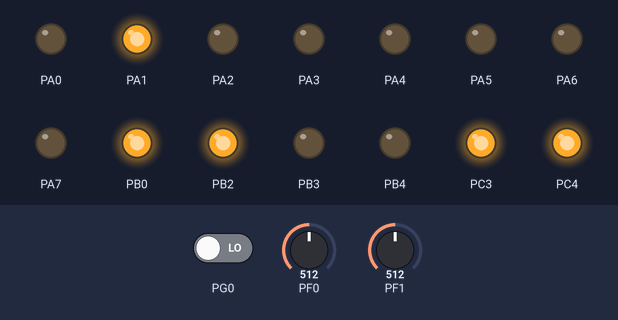
This program was run on a simulated ATmega128, built with avr-gcc and emulated at 16 MHz. Parts: output pins drawn as LEDs (lit = HIGH). Dashed ring = blinking. The inputs (shaded band) are chosen by the test bench; at power-on: PF0 = 512, PG0 LOW, PF1 = 512.

Above: at 1.2 s.
1.3 s: PF0 set to 0
At 2.03 s:
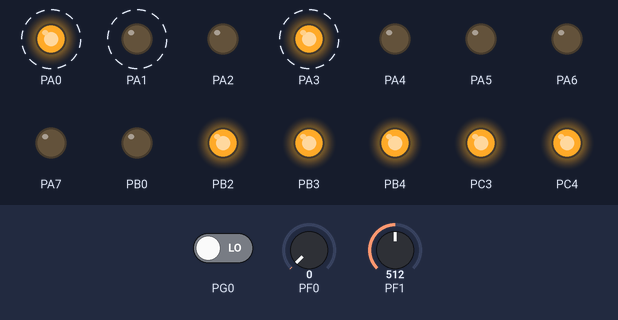
4.3 s: PG0 driven HIGH
At 4.96 s:
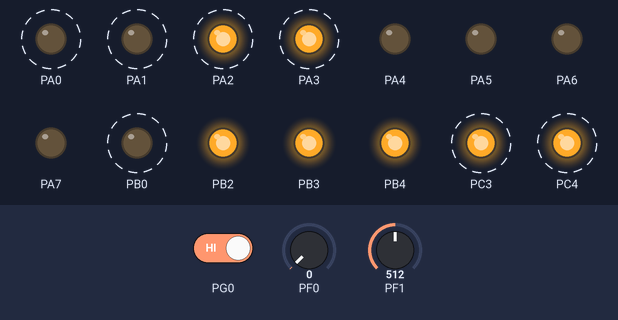
7.3 s: PF1 set to 491
At 7.95 s:
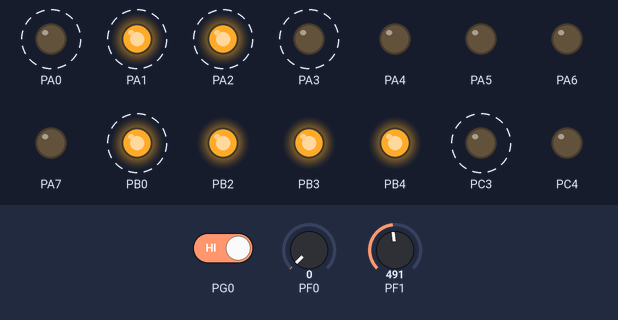
10.3 s: PF1 set to 532
At 11.22 s:
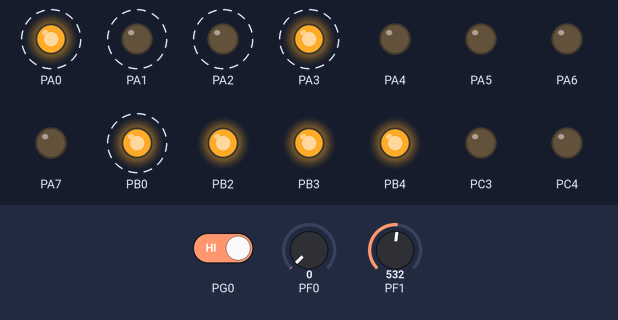
13.3 s: PF0 set to 306
At 13.69 s:
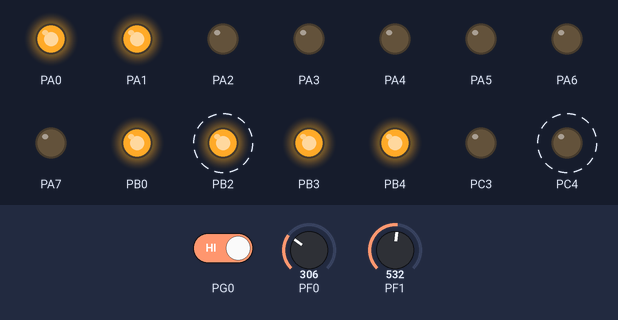
16.3 s: PF1 set to 512
At 17.87 s:
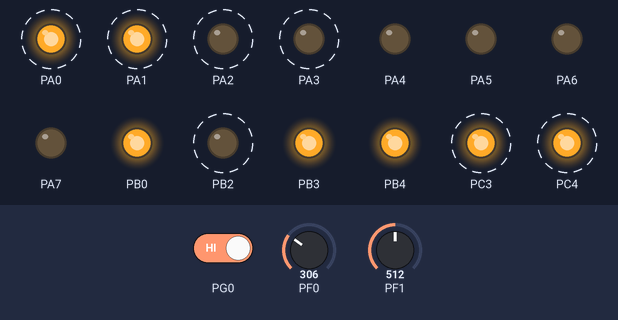
Timing chart, 0 to 20.3 s (numbered marks = the images above; inputs shaded):
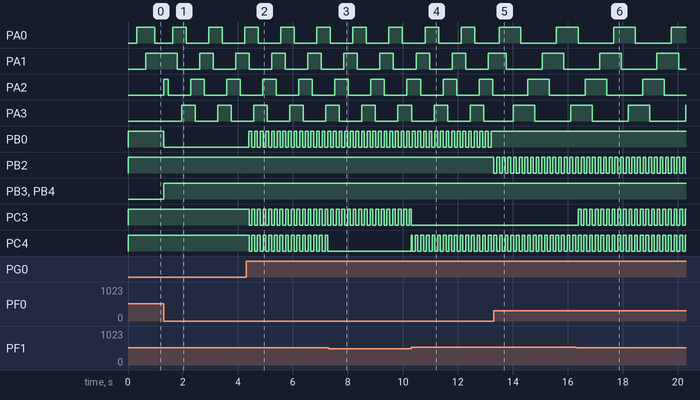

Measured:
- the behaviour switches between 502 and 501 on PF1 (found by bisection; images 2 and 3)
- after the input at 1.3 s, PB0: HIGH → LOW at once; PB3, PB4: LOW → HIGH at once
- after the input at 4.3 s, PB0, PC3, PC4: alternates HIGH for 0.10 s and LOW for 0.10 s, starting after 0.10 s
- after the input at 7.3 s, PC4: stops changing and stays LOW
- after the input at 10.3 s, PC4: LOW → HIGH at once, then repeats every 0.20 s: LOW 0.10 s, HIGH 0.10 s
- after the input at 13.3 s, PB0: stops changing and stays HIGH; PB2: alternates HIGH for 0.10 s and LOW for 0.10 s, starting at once
- after the input at 16.3 s, PC3: alternates HIGH for 0.10 s and LOW for 0.10 s, starting after 0.08 s
- by itself, PA0–3: alternates HIGH for 0.78 s and LOW for 1.3 s

The program:

main.c
```c
/*
 * JOYSTICK.c
 *
 * Created: 6/14/2023 6:28:42 PM
 * Author : 6gioc
 */

#define F_CPU 16000000
#include <avr/io.h>
#include <avr/interrupt.h>
#include <math.h>
#include <util/delay.h>

#define X 0
#define Y 1

void setup_(void);
void update_(void);

unsigned char _ADCPIN_selector=0;
unsigned int _x=0;
unsigned int _y=0;
unsigned char _x_default=0-(256/2);
unsigned char _y_default=0-(256/2);
unsigned char _timer0_timer=0;
unsigned char _timer2_timer=0;
unsigned char _porta_output=0;
unsigned char _motor_drive[]={0x01,0x03,0x02,0x06,0x04,0x0c,0x08,0x09};
unsigned char _timer0_motor_count=0;
unsigned char _timer2_motor_count=0;
unsigned char _fire=1;
unsigned char _triggered=1;

int main(void)
{
	setup_();
    /* Replace with your application code */
    while (1)
    {
		update_();
    }
}

void setup_(void){
	DDRA=0xff;
	DDRB=0xff;
	DDRC=0xff;
	DDRF=0x00;
	DDRG=0b111110;
	PORTG=0xfe;

	TCCR0=7;
	TCNT0=_x_default;
	TCCR2=3;
	TCNT2=0;
	TIMSK=(1<<TOIE0)|(1<<TOIE2);

	sei();
}
void update_(void){

	_ADCPIN_selector=!_ADCPIN_selector;

	if(_ADCPIN_selector==X){
		ADMUX=0x00;
	}
	else{
		ADMUX=0x01;
	}
	ADCSRA=0b11001111;
	while(ADCSRA&0b00010000==0);
	_delay_ms(1);

	if(PING&1==1){
		_triggered=1;
	}
	else{
		_triggered=0;
	}

	if(_triggered==1){
		TCCR2=3;
	}
	else{
		_fire=1;
		TCCR2=0;
	}


}

ISR(ADC_vect){
	switch(_ADCPIN_selector){
		case X:
		_x = ADCW;
		if(_x<= 522&& _x>=502){
			PORTB=~((_fire<<4)|(_fire<<3));
		}
		else{
			PORTB=~(_fire<<(_x/128));
		}
		_x_default=abs(_x/4-128);
		break;
		case Y:
		_y=ADCW;
		if(_y<=522&&_y>=502){
			PORTC=((_fire<<4)|(_fire<<3));
		}
		else{
			PORTC=(_fire<<(_y/128));
		}
		_y_default=abs(_y/4-128);
		break;
	}
}

ISR(TIMER0_OVF_vect){
	TCNT0=_x_default;
	_timer0_timer++;
	if(_timer0_timer==20){
		_timer0_timer=0;
		_porta_output=_porta_output&0xf0;
		if(_x<(1023/2)){
			_porta_output=_porta_output|_motor_drive[_timer0_motor_count];
			if(_timer0_motor_count==0){
				_timer0_motor_count=7;
			}
			else{
				_timer0_motor_count--;
			}
		}
		else if(_x>(1023/2)){
			_porta_output=_porta_output|_motor_drive[_timer0_motor_count];
			_timer0_motor_count=(_timer0_motor_count+1)%8;
		}
		else{
			_porta_output=_porta_output|_motor_drive[_timer0_motor_count];
		}
		PORTA=_porta_output;
	}
}
ISR(TIMER2_OVF_vect){
	TCNT2=0;
	_timer2_timer++;
	if(_timer2_timer==100){
		_timer2_timer=0;
		_fire=!_fire;
	}
}
```
